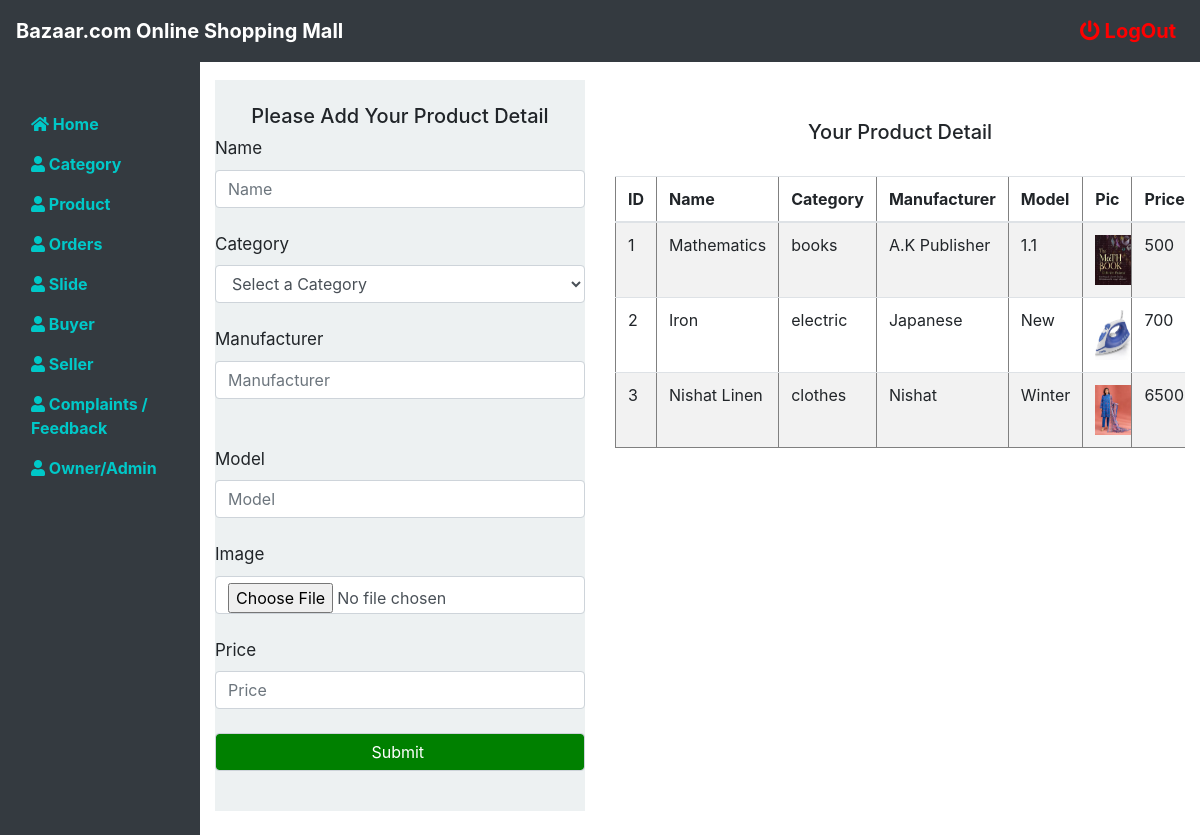
Page /admin/product.php (signed in) on the committed database.
### tables this page shows
CREATE TABLE `product` (
  `pid` int(11) NOT NULL,
  `name` varchar(100) NOT NULL,
  `category` varchar(100) NOT NULL,
  `manufacture` varchar(100) NOT NULL,
  `model` varchar(100) NOT NULL,
  `pic01` blob NOT NULL,
  `price` varchar(100) NOT NULL
);

CREATE TABLE `category` (
  `id` int(11) NOT NULL,
  `cname` varchar(255) NOT NULL
);

### admin/product.php (the view, shortened to what this page needs)
  <div class="container-fluid">
    <div class="row">
  <div class="col-md-2">
  <?php include 'sidebar.php' ?>
</div>
  <div class="col-md-4">
<div style="margin-top: 80px;background-color: rgba(236, 240, 241,0.9) ;">
          <br>
<h4  style="text-align: center;font-size: 20px;"> Please Add Your Product Detail</h4>
 <form method="POST" action=" " enctype="multipart/form-data">
 <label style="font-size: 17px;">Name </label>
  <input type="text" class="form-control" placeholder="Name"  name="name" required="required"> <br>
  <label style="font-size: 17px;">Category</label>
 <select name="category" class="form-control" >
  <option value=" " name="category"> Select a Category </option>
 </select> <br>
  <label style="font-size: 17px;"> Manufacturer </label>
  <input type="text" class="form-control" placeholder="Manufacturer"  name="manufacturer" required="required">  <br>
<br>
<label style="font-size: 17px;"> Model </label>
<br>
<input type="text" class="form-control" placeholder="Model "  name="model" required="required">
         <br>
<label style="font-size: 17px;">Image </label>
          <input type="file" name="pic1"  class="form-control"  required="required" >
           <br>
 <label style="font-size: 17px;">Price</label>
  <input type="text" class="form-control" placeholder="Price"  name="price" required="required"> <br>
		 <a href="#" style="text-decoration:none;" >
      <input type="submit" class="form-control" name="submit" value="Submit " style="background-color: green; color: white;">
    </a></form>
		  <br>
		  </div>
        </div>
	<div class="col-md-6" style="margin-top: 120px;" >
  <h4  style="text-align: center;font-size: 20px;"> Your Product Detail</h4> <br>
<div class="table-responsive">
<table class="table table-striped" border="1">
  <thead>
    <tr>
      <th >ID</th>
      <th>Name</th>
       <th>Category</th>
      <th>Manufacturer</th>
      <th >Model</th>
      <th >Pic</th>
      <th >Price</th>
    </tr>
  </thead>
  <tbody>
<?php
$i=0;
$fslt ="SELECT * from product ";
   $fcnm=mysqli_query($conn,$fslt);
   while ($fetch= mysqli_fetch_array($fcnm)) {
     $pname=$fetch['name'];
     $ccategory=$fetch['category'];
         $pmanufature=$fetch['manufacture'];
    $pmodel=$fetch['model'];
     $ppic01=$fetch['pic01'];
$price=$fetch['price'];
 $slt1 ="SELECT * from category where id='$ccategory' ";
   $cnm1=mysqli_query($conn,$slt1);
   $cfetch= mysqli_fetch_array($cnm1);
    $pcategory =$cfetch['cname'];
     $i++;
?>
            <tr>
      <td> <?php   echo  $i;    ?></td>
      <td> <?php   echo $pname;    ?></td>
       <td> <?php   echo $pcategory;    ?></td>
    <td> <?php   echo $pmanufature;    ?></td>
    <td> <?php   echo $pmodel;    ?></td>
  <td> <img style='width: 150%; height: 50px;' src="upload/<?php echo $ppic01;?>"></td>
    <td> <?php   echo $price;    ?></td>
       </tr>
   <?php    }
   ?>
</tbody>
</table>
  </div>
		</div>
		</div>
	  </div>

### admin/sidebar.php (style rules this page uses)
@media (min-width: 768px) { a { color: rgb(0,200,200); font-weight: bold; } }

### rows in the picture
product: name "Mathematics", category.cname "books", manufacture "A.K Publisher", model "1.1", pic01 (picture), price "500"
product: name "Iron", category.cname "electric", manufacture "Japanese", model "New", pic01 (picture), price "700"
product: name "Nishat Linen", category.cname "clothes", manufacture "Nishat", model "Winter", pic01 (picture), price "6500"
